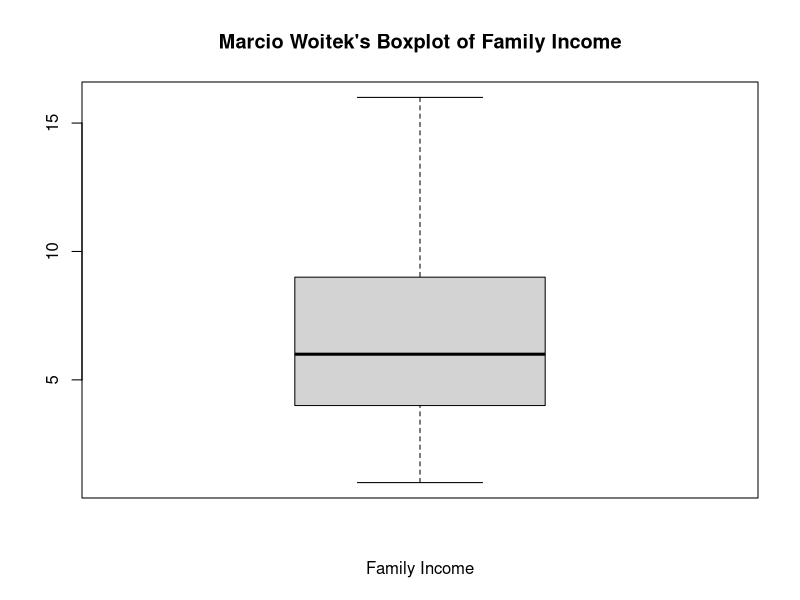
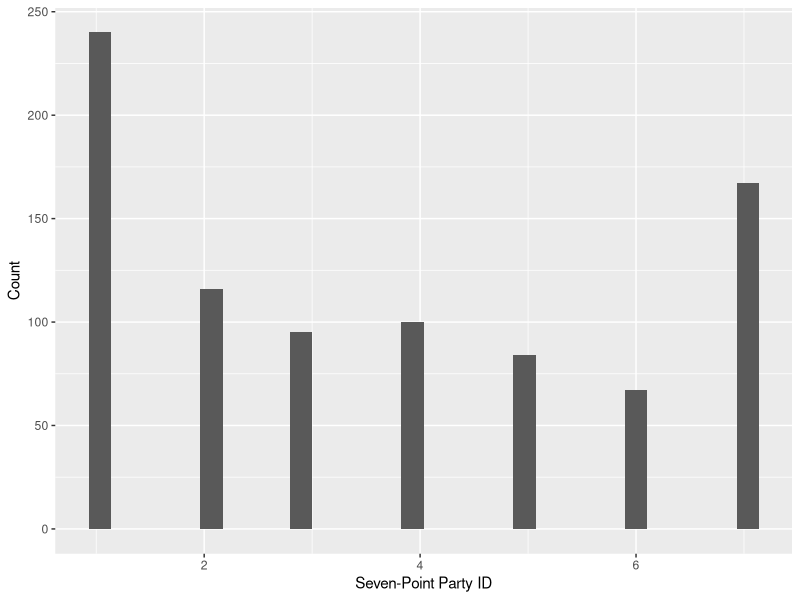

Write the R code that produced these figures, in order.
## ---- chunk 1
suppressPackageStartupMessages(library(knitr))
knitr::opts_chunk$set(echo = TRUE)
suppressPackageStartupMessages(library(tidyverse))
dat <- drop_na(read.csv("cces_sample_coursera.csv"))
## ---- chunk 2
# Create a vector of 5 numbers:
nums <- c(6, 9, 1, 4, 0)

# Calculate the sum of the numbers:
sum(nums)
## ---- chunk 3
# Create the data frame as specified:
my_dat <- as.data.frame(cbind(1:5, 6:10))
colnames(my_dat) <- c("alpha", "beta")

# Display the data frame:
my_dat
## ---- chunk 4
# Create the summary:
summary(my_dat$beta)
## ---- chunk 5
# Make a boxplot of the family income as specified:
boxplot(
    dat$faminc_new,
    main = "Marcio Woitek's Boxplot of Family Income", # Title
    xlab = "Family Income" # x-axis label
)
## ---- chunk 6
# Filter the survey data:
filtered_data <- dat %>% filter(
    .data[["gender"]] == 1, # Male
    .data[["marstat"]] == 1, # Married
    .data[["newsint"]] == 1, # Interested in the news most of the time
    .data[["region"]] < 3 # Live in the Northwest or Midwest
)

# Display the internal structure of filtered_data:
str(filtered_data)
## ---- chunk 7
# Create the frequency table for the investor column of filtered_data:
table(filtered_data$investor)
## ---- chunk 8
# Helper function:
hlpr <- function(col) { return(col %>% recode(`2` = 0L)) }

# Create the tax_scale column:
dat <- dat %>% mutate(tax_scale = hlpr(dat$CC18_325a) + hlpr(dat$CC18_325d))

# Display the first 20 elements of tax_scale:
print(dat$tax_scale[1:20])
## ---- chunk 9
# Create the frequency table for the tax_scale column of dat:
table(dat$tax_scale)
## ---- chunk 10
# Calculate the average job approval for President Trump in each region:
dat %>%
    group_by(region) %>%
    summarise(Trump_Approve_Mean = round(mean(CC18_308a), digits = 2), .groups = "drop")
## ---- chunk 11
dat %>%
    # Filter the survey data:
    filter(
        .data[["faminc_new"]] > 4, # Income greater than or equal to $40,000
        .data[["faminc_new"]] < 11, # Income less than $120,000
        .data[["investor"]] == 2 # Non-investors
    ) %>%
    # Create the summary table:
    summarise(
        "Mean Religion Imp." = mean(pew_religimp),
        "Median Religion Imp." = median(pew_religimp),
        "Standard Dev. Religion Imp." = sd(pew_religimp)
    )
## ---- chunk 12
# Create the summary table:
dat %>%
    summarise(
        Mean = mean(faminc_new),
        Median = median(faminc_new),
        "Std. Dev." = sd(faminc_new)
    ) %>%
    kable()
## ---- chunk 13
# Make a histogram of the pid7 column:
qplot(
    dat$pid7,
    geom = "histogram",
    xlab = "Seven-Point Party ID", # x-axis label
    ylab = "Count" # y-axis label
)
